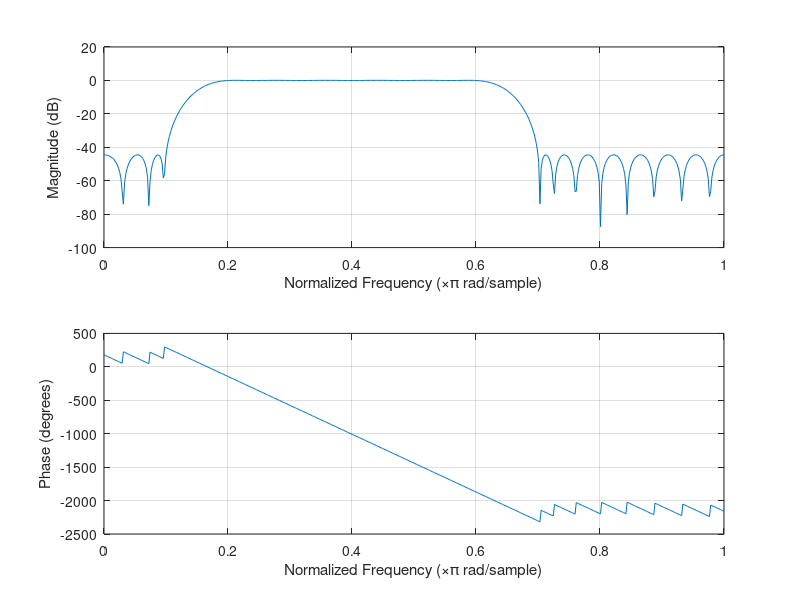
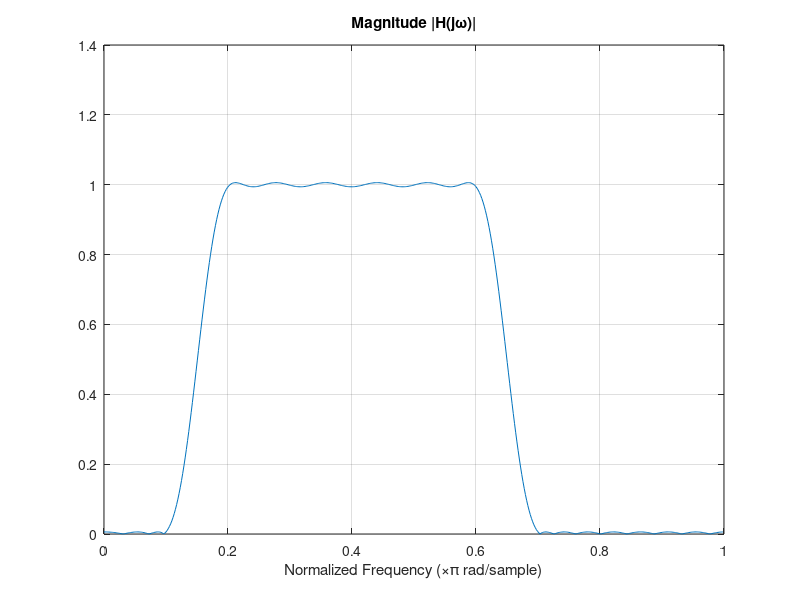

Reproduce these figures in MATLAB, in order.
Wp = 0.3;                           % frequencia de fim da 
                                    % faixa de passagem normalizada 
                                    % (dividida por pi)
ripple = 0.005;

Wr = 0.5;                           % frequencia de inicio da faixa 
                                    % de rejeicao normalizada

A = 60;                             % atenuacao na faixa de rejeicao

%-----definindo o filtro-----%
%Wn = [0.15, 0.65]; % freq de corte

[n,fo,ao,w] = firpmord([0.1 0.2 0.6 0.7],[0 1 0],[ripple ripple ripple]);
b = firpm(n,fo,ao,w);               % b: coef. do numerador de H(z)
a = 1
[h,w] = freqz(b,a);                 % resposta em frequencia
freqz(b,a)                          % plot da resposta em frequencia

%-----grafico da resposta em escala linear-----%
figure('units', 'centimeters', 'position', [3, 3, 20, 5])
plot(w/pi,abs(h))
grid on
xlabel('Normalized Frequency (\times\pi rad/sample)')
title('Magnitude |H(j\omega)|')